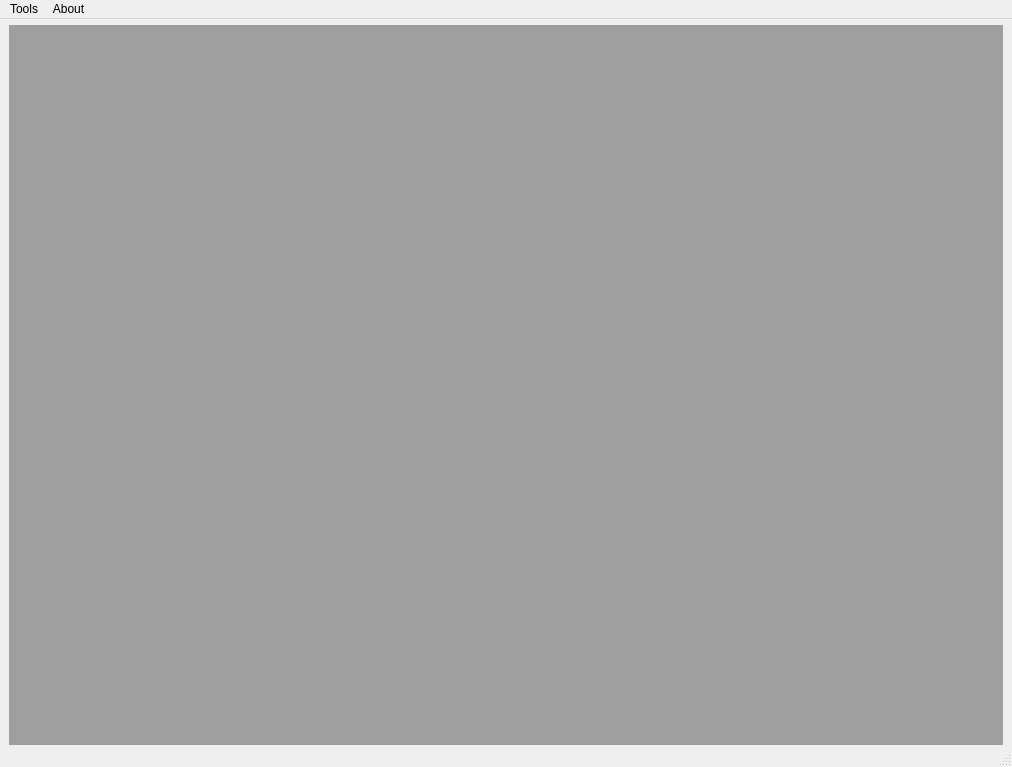
<?xml version="1.0" encoding="UTF-8"?>
<ui version="4.0">
 <class>MainWindow</class>
 <widget class="QMainWindow" name="MainWindow">
  <property name="geometry">
   <rect>
    <x>0</x>
    <y>0</y>
    <width>1012</width>
    <height>767</height>
   </rect>
  </property>
  <property name="windowTitle">
   <string>MainWindow</string>
  </property>
  <property name="locale">
   <locale language="English" country="UnitedStates"/>
  </property>
  <widget class="QWidget" name="centralwidget">
   <layout class="QGridLayout" name="gridLayout">
    <property name="topMargin">
     <number>6</number>
    </property>
    <property name="bottomMargin">
     <number>0</number>
    </property>
    <item row="0" column="0">
     <widget class="QMdiArea" name="mdiArea"/>
    </item>
   </layout>
  </widget>
  <widget class="QMenuBar" name="menubar">
   <property name="geometry">
    <rect>
     <x>0</x>
     <y>0</y>
     <width>1012</width>
     <height>26</height>
    </rect>
   </property>
   <property name="defaultUp">
    <bool>false</bool>
   </property>
   <widget class="QMenu" name="menuFileTool">
    <property name="locale">
     <locale language="English" country="UnitedStates"/>
    </property>
    <property name="title">
     <string>Tools</string>
    </property>
    <addaction name="actionParseIndex"/>
   </widget>
   <widget class="QMenu" name="menuAbout">
    <property name="locale">
     <locale language="English" country="UnitedStates"/>
    </property>
    <property name="title">
     <string>About</string>
    </property>
    <addaction name="actionVersion"/>
   </widget>
   <addaction name="menuFileTool"/>
   <addaction name="menuAbout"/>
  </widget>
  <widget class="QStatusBar" name="statusbar"/>
  <action name="actionVersion">
   <property name="text">
    <string>Version</string>
   </property>
  </action>
  <action name="actionParseIndex">
   <property name="text">
    <string>ParseIndex</string>
   </property>
  </action>
 </widget>
 <resources/>
 <connections/>
</ui>
